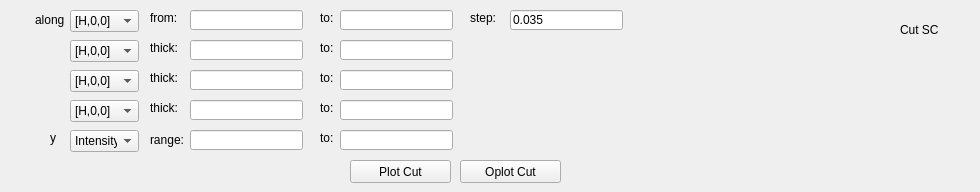
       <widget class="QWidget" name="page_4">
        <widget class="QLabel" name="label_31">
         <property name="geometry">
          <rect>
           <x>900</x>
           <y>20</y>
           <width>71</width>
           <height>20</height>
          </rect>
         </property>
         <property name="text">
          <string>Cut SC</string>
         </property>
        </widget>
        <widget class="QLineEdit" name="lineEditSCCutYTo">
         <property name="geometry">
          <rect>
           <x>340</x>
           <y>130</y>
           <width>113</width>
           <height>20</height>
          </rect>
         </property>
        </widget>
        <widget class="QLineEdit" name="lineEditSCCutThick2To">
         <property name="geometry">
          <rect>
           <x>340</x>
           <y>100</y>
           <width>113</width>
           <height>20</height>
          </rect>
         </property>
        </widget>
        <widget class="QLabel" name="label_71">
         <property name="geometry">
          <rect>
           <x>150</x>
           <y>100</y>
           <width>41</width>
           <height>16</height>
          </rect>
         </property>
         <property name="text">
          <string>thick:</string>
         </property>
        </widget>
        <widget class="QLabel" name="label_73">
         <property name="geometry">
          <rect>
           <x>320</x>
           <y>100</y>
           <width>21</width>
           <height>16</height>
          </rect>
         </property>
         <property name="text">
          <string>to:</string>
         </property>
        </widget>
        <widget class="QLabel" name="label_60">
         <property name="geometry">
          <rect>
           <x>150</x>
           <y>10</y>
           <width>41</width>
           <height>16</height>
          </rect>
         </property>
         <property name="text">
          <string>from:</string>
         </property>
        </widget>
        <widget class="QLabel" name="label_75">
         <property name="geometry">
          <rect>
           <x>150</x>
           <y>130</y>
           <width>41</width>
           <height>20</height>
          </rect>
         </property>
         <property name="text">
          <string>range:</string>
         </property>
        </widget>
        <widget class="QLabel" name="label_70">
         <property name="geometry">
          <rect>
           <x>320</x>
           <y>10</y>
           <width>21</width>
           <height>16</height>
          </rect>
         </property>
         <property name="text">
          <string>to:</string>
         </property>
        </widget>
        <widget class="QLineEdit" name="lineEditSCCutThick1To">
         <property name="geometry">
          <rect>
           <x>340</x>
           <y>40</y>
           <width>113</width>
           <height>20</height>
          </rect>
         </property>
        </widget>
        <widget class="QLabel" name="label_72">
         <property name="geometry">
          <rect>
           <x>150</x>
           <y>40</y>
           <width>41</width>
           <height>16</height>
          </rect>
         </property>
         <property name="text">
          <string>thick:</string>
         </property>
        </widget>
        <widget class="QLabel" name="label_74">
         <property name="geometry">
          <rect>
           <x>320</x>
           <y>40</y>
           <width>21</width>
           <height>16</height>
          </rect>
         </property>
         <property name="text">
          <string>to:</string>
         </property>
        </widget>
        <widget class="QLabel" name="label_69">
         <property name="geometry">
          <rect>
           <x>470</x>
           <y>10</y>
           <width>41</width>
           <height>16</height>
          </rect>
         </property>
         <property name="text">
          <string>step:</string>
         </property>
        </widget>
        <widget class="QLineEdit" name="lineEditSCCutAlongTo">
         <property name="geometry">
          <rect>
           <x>340</x>
           <y>10</y>
           <width>113</width>
           <height>20</height>
          </rect>
         </property>
        </widget>
        <widget class="QLabel" name="label_68">
         <property name="geometry">
          <rect>
           <x>320</x>
           <y>130</y>
           <width>21</width>
           <height>16</height>
          </rect>
         </property>
         <property name="text">
          <string>to:</string>
         </property>
        </widget>
        <widget class="QLineEdit" name="lineEditSCCutAlongFrom">
         <property name="geometry">
          <rect>
           <x>190</x>
           <y>10</y>
           <width>113</width>
           <height>20</height>
          </rect>
         </property>
        </widget>
        <widget class="QLineEdit" name="lineEditSCCutThick1From">
         <property name="geometry">
          <rect>
           <x>190</x>
           <y>40</y>
           <width>113</width>
           <height>20</height>
          </rect>
         </property>
        </widget>
        <widget class="QComboBox" name="comboBoxSCCutThick1">
         <property name="geometry">
          <rect>
           <x>70</x>
           <y>40</y>
           <width>69</width>
           <height>22</height>
          </rect>
         </property>
         <item>
          <property name="text">
           <string>[H,0,0]</string>
          </property>
         </item>
         <item>
          <property name="text">
           <string>[0,K,0]</string>
          </property>
         </item>
         <item>
          <property name="text">
           <string>[0,0,L]</string>
          </property>
         </item>
         <item>
          <property name="text">
           <string>E (meV)</string>
          </property>
         </item>
        </widget>
        <widget class="QComboBox" name="comboBoxSCCutAlong">
         <property name="geometry">
          <rect>
           <x>70</x>
           <y>10</y>
           <width>69</width>
           <height>22</height>
          </rect>
         </property>
         <item>
          <property name="text">
           <string>[H,0,0]</string>
          </property>
         </item>
         <item>
          <property name="text">
           <string>[0,K,0]</string>
          </property>
         </item>
         <item>
          <property name="text">
           <string>[0,0,L]</string>
          </property>
         </item>
         <item>
          <property name="text">
           <string>E (meV)</string>
          </property>
         </item>
        </widget>
        <widget class="QLineEdit" name="lineEditSCCutAlongStep">
         <property name="geometry">
          <rect>
           <x>510</x>
           <y>10</y>
           <width>113</width>
           <height>20</height>
          </rect>
         </property>
         <property name="text">
          <string>0.035</string>
         </property>
        </widget>
        <widget class="QComboBox" name="comboBoxSCCutThick2">
         <property name="geometry">
          <rect>
           <x>70</x>
           <y>100</y>
           <width>69</width>
           <height>22</height>
          </rect>
         </property>
         <item>
          <property name="text">
           <string>[H,0,0]</string>
          </property>
         </item>
         <item>
          <property name="text">
           <string>[0,K,0]</string>
          </property>
         </item>
         <item>
          <property name="text">
           <string>[0,0,L]</string>
          </property>
         </item>
         <item>
          <property name="text">
           <string>E (meV)</string>
          </property>
         </item>
        </widget>
        <widget class="QLineEdit" name="lineEditSCCutYFrom">
         <property name="geometry">
          <rect>
           <x>190</x>
           <y>130</y>
           <width>113</width>
           <height>20</height>
          </rect>
         </property>
        </widget>
        <widget class="QLineEdit" name="lineEditSCCutThick2From">
         <property name="geometry">
          <rect>
           <x>190</x>
           <y>100</y>
           <width>113</width>
           <height>20</height>
          </rect>
         </property>
        </widget>
        <widget class="QLabel" name="label_65">
         <property name="geometry">
          <rect>
           <x>35</x>
           <y>10</y>
           <width>31</width>
           <height>20</height>
          </rect>
         </property>
         <property name="text">
          <string>along</string>
         </property>
        </widget>
        <widget class="QPushButton" name="pushButtonSCCutOplot">
         <property name="geometry">
          <rect>
           <x>460</x>
           <y>160</y>
           <width>101</width>
           <height>23</height>
          </rect>
         </property>
         <property name="text">
          <string>Oplot Cut</string>
         </property>
        </widget>
        <widget class="QPushButton" name="pushButtonSCCutPlot">
         <property name="geometry">
          <rect>
           <x>350</x>
           <y>160</y>
           <width>101</width>
           <height>23</height>
          </rect>
         </property>
         <property name="text">
          <string>Plot Cut</string>
         </property>
        </widget>
        <widget class="QLabel" name="label_76">
         <property name="geometry">
          <rect>
           <x>50</x>
           <y>130</y>
           <width>16</width>
           <height>16</height>
          </rect>
         </property>
         <property name="text">
          <string>y</string>
         </property>
        </widget>
        <widget class="QComboBox" name="comboBoxSCCutY">
         <property name="geometry">
          <rect>
           <x>70</x>
           <y>130</y>
           <width>69</width>
           <height>22</height>
          </rect>
         </property>
         <item>
          <property name="text">
           <string>Intensity</string>
          </property>
         </item>
         <item>
          <property name="text">
           <string>[H,0,0]</string>
          </property>
         </item>
         <item>
          <property name="text">
           <string>[0,K,0]</string>
          </property>
         </item>
         <item>
          <property name="text">
           <string>[0,0,L]</string>
          </property>
         </item>
         <item>
          <property name="text">
           <string>E (meV)</string>
          </property>
         </item>
        </widget>
        <widget class="QLineEdit" name="lineEditSCCutThick1To_2">
         <property name="geometry">
          <rect>
           <x>340</x>
           <y>70</y>
           <width>113</width>
           <height>20</height>
          </rect>
         </property>
        </widget>
        <widget class="QLineEdit" name="lineEditSCCutThick1From_2">
         <property name="geometry">
          <rect>
           <x>190</x>
           <y>70</y>
           <width>113</width>
           <height>20</height>
          </rect>
         </property>
        </widget>
        <widget class="QLabel" name="label_95">
         <property name="geometry">
          <rect>
           <x>320</x>
           <y>70</y>
           <width>21</width>
           <height>16</height>
          </rect>
         </property>
         <property name="text">
          <string>to:</string>
         </property>
        </widget>
        <widget class="QComboBox" name="comboBoxSCCutThick1_2">
         <property name="geometry">
          <rect>
           <x>70</x>
           <y>70</y>
           <width>69</width>
           <height>22</height>
          </rect>
         </property>
         <item>
          <property name="text">
           <string>[H,0,0]</string>
          </property>
         </item>
         <item>
          <property name="text">
           <string>[0,K,0]</string>
          </property>
         </item>
         <item>
          <property name="text">
           <string>[0,0,L]</string>
          </property>
         </item>
         <item>
          <property name="text">
           <string>E (meV)</string>
          </property>
         </item>
        </widget>
        <widget class="QLabel" name="label_96">
         <property name="geometry">
          <rect>
           <x>150</x>
           <y>70</y>
           <width>41</width>
           <height>16</height>
          </rect>
         </property>
         <property name="text">
          <string>thick:</string>
         </property>
        </widget>
       </widget>
